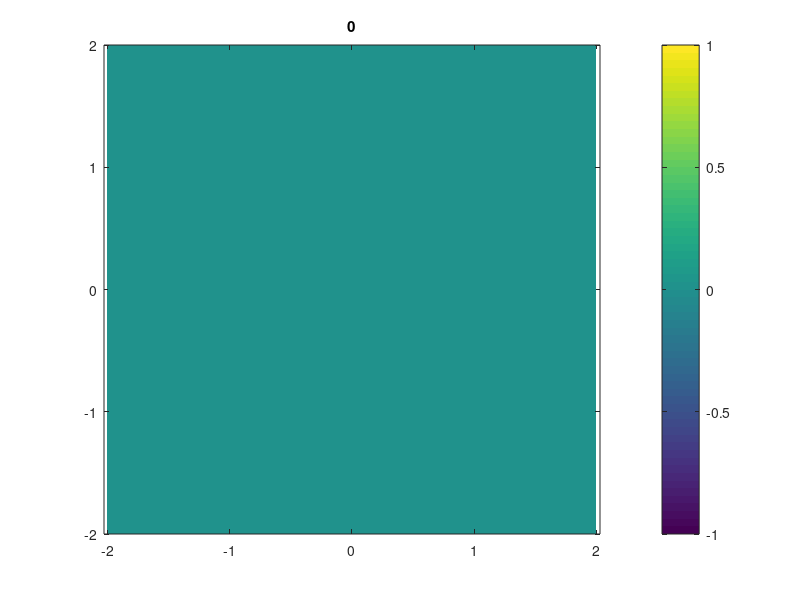
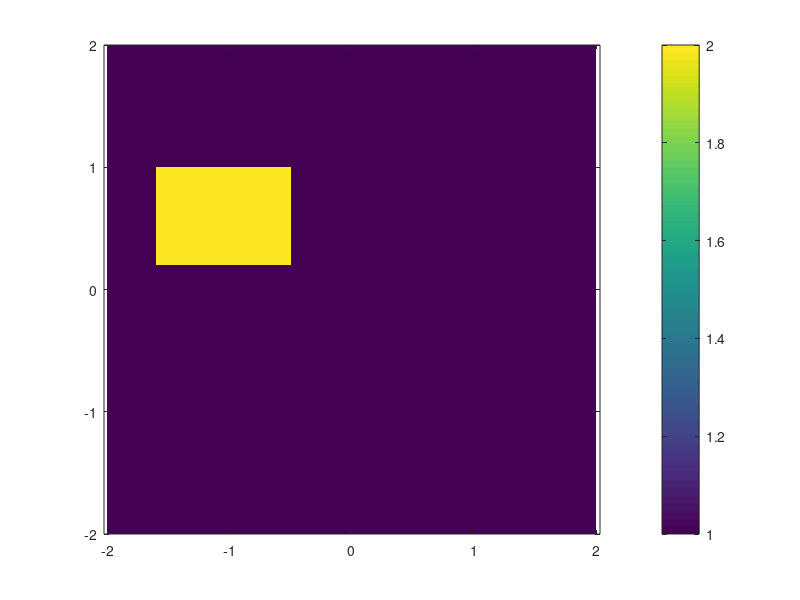

Write the MATLAB code that produced these figures, in order. (Note: this script raises an error after producing the figures.)
%% User specified parameters
calctype = 2; % 1: 1D, 2:2D, 3:3D

heatsinkedboundary = false;

dt = 0.0001;

dx = 0.1;
dy = 0.1;
dz = 0.08;

TC = [10 ; 1];

VHC = [1 ; 2];

nx = 40;
ny = 40;
nz = 30;
nt = 500;

%% Calculations
nM = length(TC);
x = dx*(-(nx-1)/2:(nx-1)/2);
y = dy*(-(ny-1)/2:(ny-1)/2);
switch calctype
    case 1
        N = nx;
        M   = ones(nx,1);
        M(12:13) = 2;
        ABS = zeros(nx,1); % Power deposited per unit length/area/volume per unit time
%         ABS(10) = 100;
		
		A1 = NaN(nM,nM,1);
		s = zeros(N,1);
		for i=1:nM
			for j=1:nM
				TC_eff = 2*TC(i)*TC(j)/(TC(i)+TC(j));
				if isnan(TC_eff); TC_eff = 0; end
				A1(i,j) = dt*TC_eff/(2*VHC(i)*dx^2); % A1 coupling factor for heat flow from medium j into medium i
			end
		end
		for i=1:N
			xidx = i;
            heatsinkedvoxel = heatsinkedboundary && (xidx == 1 || xidx == nx);
			if ~heatsinkedvoxel
				s(i) = ABS(i)*dt/VHC(M(i));
			end
		end

        T = zeros(N,1);
		d = zeros(N,1);
		T(20) = 1;
		b = NaN(nx,1);
		figure(1);clf;
        h_line = plot(T);
        h_title = title('0');
        for tidx=1:nt
			for xidx = 1:nx % construct d, the right hand side of the system of linear equations
				if ~(heatsinkedboundary && (xidx == 1 || xidx == nx))
					delta = s(xidx);
					if xidx ~= 1;  delta = delta + A1(M(xidx),M(xidx-1))*(T(xidx-1)-T(xidx)); end
					if xidx ~= nx; delta = delta + A1(M(xidx),M(xidx+1))*(T(xidx+1)-T(xidx)); end
				else
					delta = 0;
				end
				d(xidx) = T(xidx) + delta;
			end
			
			%% Thomas algorithm, sweeps up from 2 to nx and then down from nx to 1
			% Forward sweep, index 2:
			if heatsinkedboundary
				b(1) = 1;
			else
				b(1) = 1 + A1(M(1),M(2));
			end
			w = -A1(M(2),M(1))/b(1);
			if heatsinkedboundary
				b(2) = 1 + A1(M(2),M(3)) + A1(M(2),M(1));
			else
				b(2) = 1 + A1(M(2),M(3)) + A1(M(2),M(1)) + w*A1(M(1),M(2));
			end
			d(2) = d(2) - w*d(1);
			% Forward sweep, indices 3 to nx-1:
			for xidx = 3:nx-1
				w = -A1(M(xidx),M(xidx-1))/b(xidx-1);
				b(xidx) = 1 + A1(M(xidx),M(xidx-1)) + A1(M(xidx),M(xidx+1));
				b(xidx) = b(xidx) + w*A1(M(xidx-1),M(xidx));
				d(xidx) = d(xidx) - w*d(xidx-1);
			end
			% Forward sweep, index nx:
			if heatsinkedboundary
				b(nx) = 1;
			else
				w = -A1(M(nx),M(nx-1))/b(nx-1);
				b(nx) = 1 + A1(M(nx),M(nx-1));
				b(nx) = b(nx) + w*A1(M(nx-1),M(nx));
				d(nx) = d(nx) - w*d(nx-1);
			end

			% Back sweep, index nx:
			T(nx) = d(nx)/b(nx);
			% Back sweep, indices nx-1 to 2:
			for xidx = nx-1:-1:2
				T(xidx) = (d(xidx) + A1(M(xidx),M(xidx+1))*T(xidx+1))/b(xidx);
			end
			% Back sweep, index 1:
			if ~heatsinkedboundary
				T(1) = (d(1) + A1(M(1),M(2))*T(2))/b(1);
			end
			
			h_line.YData = T;
            h_title.String = num2str(tidx);
            drawnow;
        end
        
        
        
        
        
        
        
        
        
        
    case 2
        N = nx*ny;
        M = ones(nx,ny);
        M(5:15,23:30) = 2;
        ABS = zeros(nx,ny); % Power deposited per unit length/area/volume per unit time
        ABS(5,20) = 100;
        
		A1 = NaN(nM,nM);
        A2 = NaN(nM,nM);
		s = zeros(nx,ny);
		for i=1:nM
			for j=1:nM
                TC_eff = 2*TC(i)*TC(j)/(TC(i)+TC(j));
                if isnan(TC_eff); TC_eff = 0; end
                A1(i,j) = dt/2*TC_eff/(2*VHC(i)*dx^2); % A1 coupling factor for heat flow along x from medium j into medium i
                A2(i,j) = dt/2*TC_eff/(2*VHC(i)*dy^2); % A2 coupling factor for heat flow along y from medium j into medium i
			end
		end
		for xidx = 1:nx
			for yidx = 1:ny
				heatsinkedvoxel = heatsinkedboundary && (xidx == 1 || xidx == nx || yidx == 1 || yidx == ny);
				if ~heatsinkedvoxel
					s(xidx,yidx) = ABS(xidx,yidx)*dt/VHC(M(xidx,yidx));
				end
			end
		end
        
        figure(2);clf;
        imagesc(x,y,M.');
		colorbar;
        axis equal
        axis tight
        axis xy
        
        T = zeros(nx,ny);
        d = zeros(nx,ny);
		b = zeros(max(nx,ny),1);
        figure(1);clf;
        h_im = imagesc(x,y,reshape(T,[nx ny]).');
        colorbar;
        axis equal
        axis tight
        axis xy
        h_title = title('0');

        for tidx=1:nt
			%% Explicit part of step 1
			for yidx = 1:ny
				for xidx = 1:nx % construct d, the right hand side of the system of linear equations
					if ~(heatsinkedboundary && (xidx == 1 || xidx == nx || yidx == 1 || yidx == ny))
						delta = s(xidx,yidx);
						if xidx ~= 1;  delta = delta +   A1(M(xidx,yidx),M(xidx-1,yidx))*(T(xidx-1,yidx)-T(xidx,yidx)); end
						if xidx ~= nx; delta = delta +   A1(M(xidx,yidx),M(xidx+1,yidx))*(T(xidx+1,yidx)-T(xidx,yidx)); end
						if yidx ~= 1;  delta = delta + 2*A2(M(xidx,yidx),M(xidx,yidx-1))*(T(xidx,yidx-1)-T(xidx,yidx)); end
						if yidx ~= ny; delta = delta + 2*A2(M(xidx,yidx),M(xidx,yidx+1))*(T(xidx,yidx+1)-T(xidx,yidx)); end
					else
						delta = 0;
					end
					d(xidx,yidx) = T(xidx,yidx) + delta;
				end
			end
			
			%% Implicit part of step 1, Thomas algorithm along x, sweeps up from 2 to nx and then down from nx to 1
			for yidx = (1 + heatsinkedboundary):(ny - heatsinkedboundary) % heatsinkedboundary may be 0 or 1
				% Forward sweep, index 2:
				if heatsinkedboundary
					b(1) = 1;
				else
					b(1) = 1 + A1(M(1,yidx),M(2,yidx));
				end
				w = -A1(M(2,yidx),M(1,yidx))/b(1);
				if heatsinkedboundary
					b(2) = 1 + A1(M(2,yidx),M(3,yidx)) + A1(M(2,yidx),M(1,yidx));
				else
					b(2) = 1 + A1(M(2,yidx),M(3,yidx)) + A1(M(2,yidx),M(1,yidx)) + w*A1(M(1,yidx),M(2,yidx));
				end
				d(2,yidx) = d(2,yidx) - w*d(1,yidx);
				% Forward sweep, indices 3 to nx-1:
				for xidx = 3:nx-1
					w = -A1(M(xidx,yidx),M(xidx-1,yidx))/b(xidx-1);
					b(xidx) = 1 + A1(M(xidx,yidx),M(xidx-1,yidx)) + A1(M(xidx,yidx),M(xidx+1,yidx));
					b(xidx) = b(xidx) + w*A1(M(xidx-1,yidx),M(xidx,yidx));
					d(xidx,yidx) = d(xidx,yidx) - w*d(xidx-1,yidx);
				end
				% Forward sweep, index nx:
				if heatsinkedboundary
					b(nx) = 1;
				else
					w = -A1(M(nx,yidx),M(nx-1,yidx))/b(nx-1);
					b(nx) = 1 + A1(M(nx,yidx),M(nx-1,yidx));
					b(nx) = b(nx) + w*A1(M(nx-1,yidx),M(nx,yidx));
					d(nx,yidx) = d(nx,yidx) - w*d(nx-1,yidx);
				end

				% Back sweep, index nx:
				d(nx,yidx) = d(nx,yidx)/b(nx);
				% Back sweep, indices nx-1 to 2:
				for xidx = nx-1:-1:2
					d(xidx,yidx) = (d(xidx,yidx) + A1(M(xidx,yidx),M(xidx+1,yidx))*d(xidx+1,yidx))/b(xidx);
				end
				% Back sweep, index 1:
				if ~heatsinkedboundary
					d(1,yidx) = (d(1,yidx) + A1(M(1,yidx),M(2,yidx))*d(2,yidx))/b(1);
				end
			end
			
			%% Explicit part of step 2
			for yidx = 1:ny
				for xidx = 1:nx % construct d, the right hand side of the system of linear equations
					if ~(heatsinkedboundary && (xidx == 1 || xidx == nx || yidx == 1 || yidx == ny))
						delta = 0;
						if yidx ~= 1;  delta = delta - A2(M(xidx,yidx),M(xidx,yidx-1))*(T(xidx,yidx-1)-T(xidx,yidx)); end
						if yidx ~= ny; delta = delta - A2(M(xidx,yidx),M(xidx,yidx+1))*(T(xidx,yidx+1)-T(xidx,yidx)); end
					else
						delta = 0;
					end
					d(xidx,yidx) = d(xidx,yidx) + delta;
				end
			end
			
			%% Implicit part of step 2, Thomas algorithm along y, sweeps up from 2 to ny and then down from ny to 1
			for xidx = (1 + heatsinkedboundary):(nx - heatsinkedboundary) % heatsinkedboundary may be 0 or 1
				% Forward sweep, index 2:
				if heatsinkedboundary
					b(1) = 1;
				else
					b(1) = 1 + A2(M(xidx,1),M(xidx,2));
				end
				w = -A2(M(xidx,2),M(xidx,1))/b(1);
				if heatsinkedboundary
					b(2) = 1 + A2(M(xidx,2),M(xidx,3)) + A2(M(xidx,2),M(xidx,1));
				else
					b(2) = 1 + A2(M(xidx,2),M(xidx,3)) + A2(M(xidx,2),M(xidx,1)) + w*A2(M(xidx,1),M(xidx,2));
				end
				d(xidx,2) = d(xidx,2) - w*d(xidx,1);
				% Forward sweep, indices 3 to ny-1:
				for yidx = 3:ny-1
					w = -A2(M(xidx,yidx),M(xidx,yidx-1))/b(yidx-1);
					b(yidx) = 1 + A2(M(xidx,yidx),M(xidx,yidx-1)) + A2(M(xidx,yidx),M(xidx,yidx+1));
					b(yidx) = b(yidx) + w*A2(M(xidx,yidx-1),M(xidx,yidx));
					d(xidx,yidx) = d(xidx,yidx) - w*d(xidx,yidx-1);
				end
				% Forward sweep, index ny:
				if heatsinkedboundary
					b(ny) = 1;
				else
					w = -A2(M(xidx,ny),M(xidx,ny-1))/b(ny-1);
					b(ny) = 1 + A2(M(xidx,ny),M(xidx,ny-1));
					b(ny) = b(ny) + w*A2(M(xidx,ny-1),M(xidx,ny));
					d(xidx,ny) = d(xidx,ny) - w*d(xidx,ny-1);
				end

				% Back sweep, index ny:
				T(xidx,ny) = d(xidx,ny)/b(ny);
				% Back sweep, indices ny-1 to 2:
				for yidx = ny-1:-1:2
					T(xidx,yidx) = (d(xidx,yidx) + A2(M(xidx,yidx),M(xidx,yidx+1))*T(xidx,yidx+1))/b(yidx);
				end
				% Back sweep, index 1:
				if ~heatsinkedboundary
					T(xidx,1) = (d(xidx,1) + A2(M(xidx,1),M(xidx,2))*T(xidx,2))/b(1);
				end
			end
			
            h_im.CData = reshape(T,[nx ny]).';
            h_title.String = num2str(tidx);
            drawnow;
        end
end
